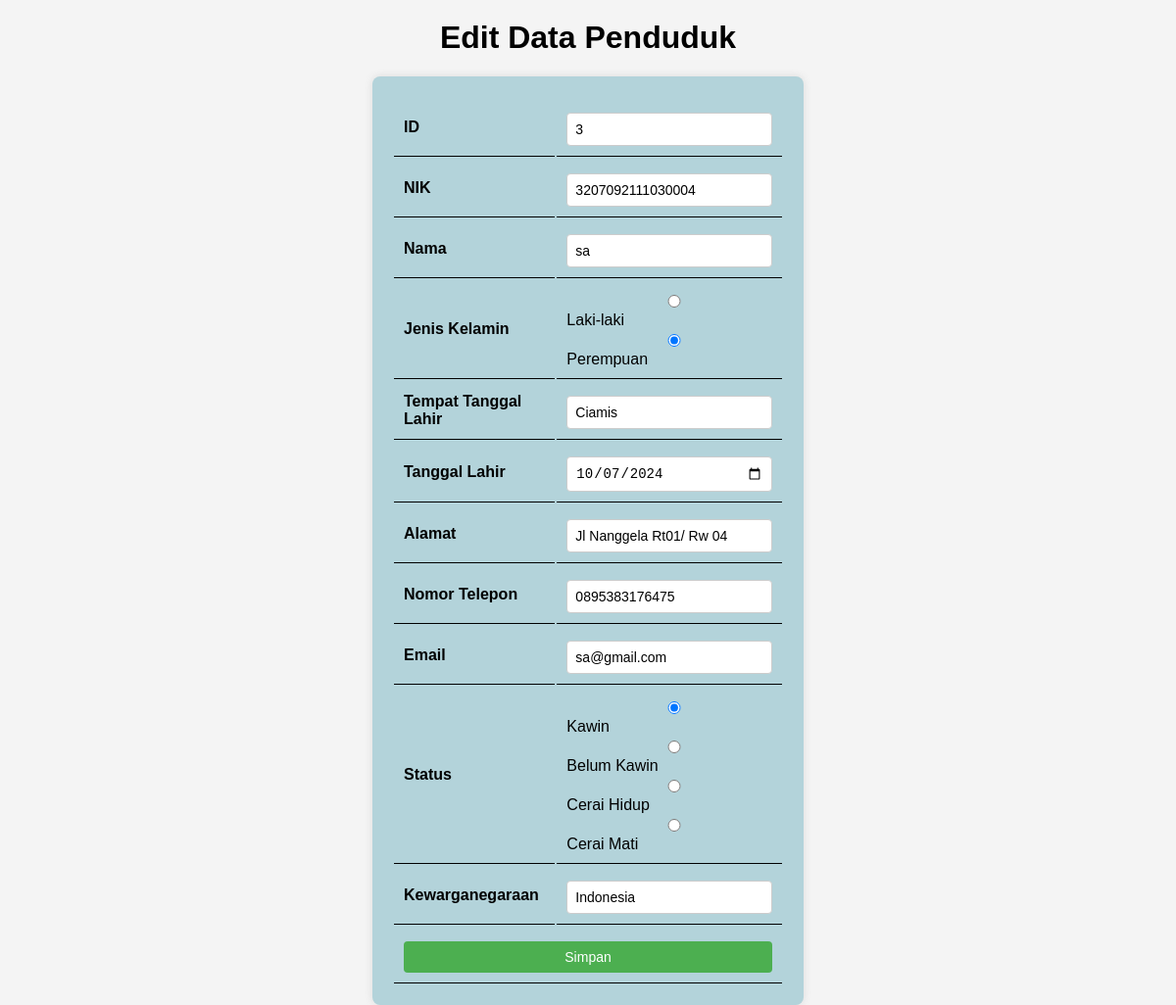
/KKN/edit_data_penduduk.php?nik=3207092111030004, run on the app's committed database.
### tables this page shows
CREATE TABLE `data_penduduk` (
  `id` int(4) NOT NULL,
  `nik` varchar(16) NOT NULL,
  `nama` varchar(100) NOT NULL,
  `jenis_kelamin` char(1) NOT NULL,
  `tempat_tanggal_lahir` varchar(100) NOT NULL,
  `tanggal_lahir` date NOT NULL,
  `alamat` varchar(255) NOT NULL,
  `nomor_telepon` varchar(15) DEFAULT NULL,
  `email` varchar(100) DEFAULT NULL,
  `status` enum('Kawin','Belum Kawin','Cerai Hidup','Cerai Mati') NOT NULL,
  `kewarganegaraan` varchar(50) NOT NULL
);

### KKN/edit_data_penduduk.php (the view, shortened to what this page needs)
<?php
include 'koneksi.php';
?>
<!DOCTYPE html>
<html lang="en">
<head>
</head>
<body>
<h1>Edit Data Penduduk</h1>
<?php
if (isset($_GET['nik'])) {
    $nik = $_GET['nik'];
    $query = "SELECT * FROM data_penduduk WHERE nik = '$nik'";
    $result = mysqli_query($con, $query);
    if (mysqli_num_rows($result) == 1) {
        $row = mysqli_fetch_assoc($result);
        ?>
        <form action="proses_edit_data_penduduk.php" method="post" enctype="multipart/form-data">
            <table>
                <tr>
                    <th>ID</th>
                    <td><input type="text" name="id" value="<?php echo $row['id']; ?>" readonly></td>
                </tr>
                <tr>
                    <th>NIK</th>
                    <td><input type="text" name="nik" value="<?php echo $row['nik']; ?>" required></td>
                </tr>
                <tr>
                    <th>Nama</th>
                    <td><input type="text" name="nama" value="<?php echo $row['nama']; ?>"></td>
                </tr>
                <tr>
                    <th>Jenis Kelamin</th>
                    <td>
                        <input type="radio" name="jenis_kelamin" value="L" <?php if($row['jenis_kelamin'] == 'L') echo 'checked'; ?>> Laki-laki
                        <input type="radio" name="jenis_kelamin" value="P" <?php if($row['jenis_kelamin'] == 'P') echo 'checked'; ?>> Perempuan
                    </td>
                </tr>
                <tr>
                    <th>Tempat Tanggal Lahir</th>
                    <td><input type="text" name="tempat_tanggal_lahir" value="<?php echo $row['tempat_tanggal_lahir']; ?>"></td>
                </tr>
                <tr>
                    <th>Tanggal Lahir</th>
                    <td><input type="date" name="tanggal_lahir" value="<?php echo $row['tanggal_lahir']; ?>"></td>
                </tr>
                <tr>
                    <th>Alamat</th>
                    <td><input type="text" name="alamat" value="<?php echo $row['alamat']; ?>"></td>
                </tr>
                <tr>
                    <th>Nomor Telepon</th>
                    <td><input type="text" name="nomor_telepon" value="<?php echo $row['nomor_telepon']; ?>"></td>
                </tr>
                <tr>
                    <th>Email</th>
                    <td><input type="email" name="email" value="<?php echo $row['email']; ?>"></td>
                </tr>
                <tr>
                    <th>Status</th>
                    <td>
                        <input type="radio" name="status" value="Kawin" <?php if($row['status'] == 'Kawin') echo 'checked'; ?>> Kawin
                        <input type="radio" name="status" value="Belum Kawin" <?php if($row['status'] == 'Belum Kawin') echo 'checked'; ?>> Belum Kawin
                        <input type="radio" name="status" value="Cerai Hidup" <?php if($row['status'] == 'Cerai Hidup') echo 'checked'; ?>> Cerai Hidup
                        <input type="radio" name="status" value="Cerai Mati" <?php if($row['status'] == 'Cerai Mati') echo 'checked'; ?>> Cerai Mati
                    </td>
                </tr>
                <tr>
                    <th>Kewarganegaraan</th>
                    <td><input type="text" name="kewarganegaraan" value="<?php echo $row['kewarganegaraan']; ?>" required></td>
                </tr>
                <tr>
                    <td colspan="2"><input type="submit" value="Simpan"></td>
                </tr>
            </table>
        </form>
        <?php
    } else {
        echo "Data penduduk tidak ditemukan.";
    }
} else {
    echo "NIK Penduduk tidak ditemukan.";
}
?>
</body>
</html>

### KKN/edit_data_penduduk.php (style rules this page uses)
body { font-family: Arial, sans-serif; background-color: #f4f4f4; margin: 0; padding: 0; box-sizing: border-box; }
h1 { text-align: center; margin-top: 20px; color: black; }
form { max-width: 400px; margin: 0 auto; background-color: rgb(179, 211, 218); padding: 20px; border-radius: 8px; box-shadow: 0 0 10px rgba(0, 0, 0, 0.1); }
table { width: 100%; }
th, td { padding: 10px; border-bottom: 1px solid black; }
th { text-align: left; font-weight: bold; }
td input[type="text"], td input[type="date"], td input[type="email"], td input[type="submit"], td input[type="radio"], td select { width: 100%; padding: 8px; margin-top: 5px; border: 1px solid #ccc; border-radius: 4px; box-sizing: border-box; font-size: 14px; }
td input[type="submit"] { background-color: #4CAF50; color: white; border: none; cursor: pointer; }

### data on the page
data_penduduk: id "3", nik "3207092111030004", nama "sa", jenis_kelamin "☑", tempat_tanggal_lahir "Ciamis", tanggal_lahir "10/07/2024", alamat "Jl Nanggela Rt01/ Rw 04", nomor_telepon "0895383176475", email "sa@gmail.com", status "☑", kewarganegaraan "Indonesia"
